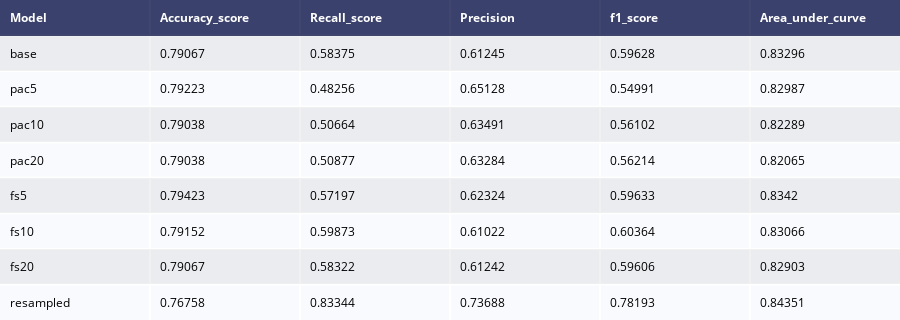

Here is the notebook cell this chart was saved with:
### Code cell
data_preprocess_test(decision_tree)

### Figure 1 — Plotly figure (JSON) as saved in the notebook; plotly's stock layout.template omitted (floating-point values rounded to 4 significant figures)
{"data": [{"colorscale": [[0, "#00083e"], [0.5, "#ededee"], [1, "#ffffff"]], "hoverinfo": "none", "opacity": 0.75, "showscale": false, "type": "heatmap", "z": [[0, 0, 0, 0, 0, 0], [0.5, 0.5, 0.5, 0.5, 0.5, 0.5], [1, 1, 1, 1, 1, 1], [0.5, 0.5, 0.5, 0.5, 0.5, 0.5], [1, 1, 1, 1, 1, 1], [0.5, 0.5, 0.5, 0.5, 0.5, 0.5], [1, 1, 1, 1, 1, 1], [0.5, 0.5, 0.5, 0.5, 0.5, 0.5], [1, 1, 1, 1, 1, 1]]}], "layout": {"annotations": [{"align": "left", "font": {"color": "#ffffff"}, "showarrow": false, "text": "<b>Model</b>", "x": -0.45, "xanchor": "left", "xref": "x", "y": 0, "yref": "y"}, {"align": "left", "font": {"color": "#ffffff"}, "showarrow": false, "text": "<b>Accuracy_score</b>", "x": 0.55, "xanchor": "left", "xref": "x", "y": 0, "yref": "y"}, {"align": "left", "font": {"color": "#ffffff"}, "showarrow": false, "text": "<b>Recall_score</b>", "x": 1.55, "xanchor": "left", "xref": "x", "y": 0, "yref": "y"}, {"align": "left", "font": {"color": "#ffffff"}, "showarrow": false, "text": "<b>Precision</b>", "x": 2.55, "xanchor": "left", "xref": "x", "y": 0, "yref": "y"}, {"align": "left", "font": {"color": "#ffffff"}, "showarrow": false, "text": "<b>f1_score</b>", "x": 3.55, "xanchor": "left", "xref": "x", "y": 0, "yref": "y"}, {"align": "left", "font": {"color": "#ffffff"}, "showarrow": false, "text": "<b>Area_under_curve</b>", "x": 4.55, "xanchor": "left", "xref": "x", "y": 0, "yref": "y"}, {"align": "left", "font": {"color": "#000000"}, "showarrow": false, "text": "base", "x": -0.45, "xanchor": "left", "xref": "x", "y": 1, "yref": "y"}, {"align": "left", "font": {"color": "#000000"}, "showarrow": false, "text": "0.79067", "x": 0.55, "xanchor": "left", "xref": "x", "y": 1, "yref": "y"}, {"align": "left", "font": {"color": "#000000"}, "showarrow": false, "text": "0.58375", "x": 1.55, "xanchor": "left", "xref": "x", "y": 1, "yref": "y"}, {"align": "left", "font": {"color": "#000000"}, "showarrow": false, "text": "0.61245", "x": 2.55, "xanchor": "left", "xref": "x", "y": 1, "yref": "y"}, {"align": "left", "font": {"color": "#000000"}, "showarrow": false, "text": "0.59628", "x": 3.55, "xanchor": "left", "xref": "x", "y": 1, "yref": "y"}, {"align": "left", "font": {"color": "#000000"}, "showarrow": false, "text": "0.83296", "x": 4.55, "xanchor": "left", "xref": "x", "y": 1, "yref": "y"}, {"align": "left", "font": {"color": "#000000"}, "showarrow": false, "text": "pac5", "x": -0.45, "xanchor": "left", "xref": "x", "y": 2, "yref": "y"}, {"align": "left", "font": {"color": "#000000"}, "showarrow": false, "text": "0.79223", "x": 0.55, "xanchor": "left", "xref": "x", "y": 2, "yref": "y"}, {"align": "left", "font": {"color": "#000000"}, "showarrow": false, "text": "0.48256", "x": 1.55, "xanchor": "left", "xref": "x", "y": 2, "yref": "y"}, {"align": "left", "font": {"color": "#000000"}, "showarrow": false, "text": "0.65128", "x": 2.55, "xanchor": "left", "xref": "x", "y": 2, "yref": "y"}, {"align": "left", "font": {"color": "#000000"}, "showarrow": false, "text": "0.54991", "x": 3.55, "xanchor": "left", "xref": "x", "y": 2, "yref": "y"}, {"align": "left", "font": {"color": "#000000"}, "showarrow": false, "text": "0.82987", "x": 4.55, "xanchor": "left", "xref": "x", "y": 2, "yref": "y"}, {"align": "left", "font": {"color": "#000000"}, "showarrow": false, "text": "pac10", "x": -0.45, "xanchor": "left", "xref": "x", "y": 3, "yref": "y"}, {"align": "left", "font": {"color": "#000000"}, "showarrow": false, "text": "0.79038", "x": 0.55, "xanchor": "left", "xref": "x", "y": 3, "yref": "y"}, {"align": "left", "font": {"color": "#000000"}, "showarrow": false, "text": "0.50664", "x": 1.55, "xanchor": "left", "xref": "x", "y": 3, "yref": "y"}, {"align": "left", "font": {"color": "#000000"}, "showarrow": false, "text": "0.63491", "x": 2.55, "xanchor": "left", "xref": "x", "y": 3, "yref": "y"}, {"align": "left", "font": {"color": "#000000"}, "showarrow": false, "text": "0.56102", "x": 3.55, "xanchor": "left", "xref": "x", "y": 3, "yref": "y"}, {"align": "left", "font": {"color": "#000000"}, "showarrow": false, "text": "0.82289", "x": 4.55, "xanchor": "left", "xref": "x", "y": 3, "yref": "y"}, {"align": "left", "font": {"color": "#000000"}, "showarrow": false, "text": "pac20", "x": -0.45, "xanchor": "left", "xref": "x", "y": 4, "yref": "y"}, {"align": "left", "font": {"color": "#000000"}, "showarrow": false, "text": "0.79038", "x": 0.55, "xanchor": "left", "xref": "x", "y": 4, "yref": "y"}, {"align": "left", "font": {"color": "#000000"}, "showarrow": false, "text": "0.50877", "x": 1.55, "xanchor": "left", "xref": "x", "y": 4, "yref": "y"}, {"align": "left", "font": {"color": "#000000"}, "showarrow": false, "text": "0.63284", "x": 2.55, "xanchor": "left", "xref": "x", "y": 4, "yref": "y"}, {"align": "left", "font": {"color": "#000000"}, "showarrow": false, "text": "0.56214", "x": 3.55, "xanchor": "left", "xref": "x", "y": 4, "yref": "y"}, {"align": "left", "font": {"color": "#000000"}, "showarrow": false, "text": "0.82065", "x": 4.55, "xanchor": "left", "xref": "x", "y": 4, "yref": "y"}, {"align": "left", "font": {"color": "#000000"}, "showarrow": false, "text": "fs5", "x": -0.45, "xanchor": "left", "xref": "x", "y": 5, "yref": "y"}, {"align": "left", "font": {"color": "#000000"}, "showarrow": false, "text": "0.79423", "x": 0.55, "xanchor": "left", "xref": "x", "y": 5, "yref": "y"}, {"align": "left", "font": {"color": "#000000"}, "showarrow": false, "text": "0.57197", "x": 1.55, "xanchor": "left", "xref": "x", "y": 5, "yref": "y"}, {"align": "left", "font": {"color": "#000000"}, "showarrow": false, "text": "0.62324", "x": 2.55, "xanchor": "left", "xref": "x", "y": 5, "yref": "y"}, {"align": "left", "font": {"color": "#000000"}, "showarrow": false, "text": "0.59633", "x": 3.55, "xanchor": "left", "xref": "x", "y": 5, "yref": "y"}, {"align": "left", "font": {"color": "#000000"}, "showarrow": false, "text": "0.8342", "x": 4.55, "xanchor": "left", "xref": "x", "y": 5, "yref": "y"}, {"align": "left", "font": {"color": "#000000"}, "showarrow": false, "text": "fs10", "x": -0.45, "xanchor": "left", "xref": "x", "y": 6, "yref": "y"}, {"align": "left", "font": {"color": "#000000"}, "showarrow": false, "text": "0.79152", "x": 0.55, "xanchor": "left", "xref": "x", "y": 6, "yref": "y"}, {"align": "left", "font": {"color": "#000000"}, "showarrow": false, "text": "0.59873", "x": 1.55, "xanchor": "left", "xref": "x", "y": 6, "yref": "y"}, {"align": "left", "font": {"color": "#000000"}, "showarrow": false, "text": "0.61022", "x": 2.55, "xanchor": "left", "xref": "x", "y": 6, "yref": "y"}, {"align": "left", "font": {"color": "#000000"}, "showarrow": false, "text": "0.60364", "x": 3.55, "xanchor": "left", "xref": "x", "y": 6, "yref": "y"}, {"align": "left", "font": {"color": "#000000"}, "showarrow": false, "text": "0.83066", "x": 4.55, "xanchor": "left", "xref": "x", "y": 6, "yref": "y"}, {"align": "left", "font": {"color": "#000000"}, "showarrow": false, "text": "fs20", "x": -0.45, "xanchor": "left", "xref": "x", "y": 7, "yref": "y"}, {"align": "left", "font": {"color": "#000000"}, "showarrow": false, "text": "0.79067", "x": 0.55, "xanchor": "left", "xref": "x", "y": 7, "yref": "y"}, {"align": "left", "font": {"color": "#000000"}, "showarrow": false, "text": "0.58322", "x": 1.55, "xanchor": "left", "xref": "x", "y": 7, "yref": "y"}, {"align": "left", "font": {"color": "#000000"}, "showarrow": false, "text": "0.61242", "x": 2.55, "xanchor": "left", "xref": "x", "y": 7, "yref": "y"}, {"align": "left", "font": {"color": "#000000"}, "showarrow": false, "text": "0.59606", "x": 3.55, "xanchor": "left", "xref": "x", "y": 7, "yref": "y"}, {"align": "left", "font": {"color": "#000000"}, "showarrow": false, "text": "0.82903", "x": 4.55, "xanchor": "left", "xref": "x", "y": 7, "yref": "y"}, {"align": "left", "font": {"color": "#000000"}, "showarrow": false, "text": "resampled", "x": -0.45, "xanchor": "left", "xref": "x", "y": 8, "yref": "y"}, {"align": "left", "font": {"color": "#000000"}, "showarrow": false, "text": "0.76758", "x": 0.55, "xanchor": "left", "xref": "x", "y": 8, "yref": "y"}, {"align": "left", "font": {"color": "#000000"}, "showarrow": false, "text": "0.83344", "x": 1.55, "xanchor": "left", "xref": "x", "y": 8, "yref": "y"}, {"align": "left", "font": {"color": "#000000"}, "showarrow": false, "text": "0.73688", "x": 2.55, "xanchor": "left", "xref": "x", "y": 8, "yref": "y"}, {"align": "left", "font": {"color": "#000000"}, "showarrow": false, "text": "0.78193", "x": 3.55, "xanchor": "left", "xref": "x", "y": 8, "yref": "y"}, {"align": "left", "font": {"color": "#000000"}, "showarrow": false, "text": "0.84351", "x": 4.55, "xanchor": "left", "xref": "x", "y": 8, "yref": "y"}], "height": 320, "margin": {"b": 0, "l": 0, "r": 0, "t": 0}, "xaxis": {"dtick": 1, "gridwidth": 2, "showticklabels": false, "tick0": -0.5, "ticks": "", "zeroline": false}, "yaxis": {"autorange": "reversed", "dtick": 1, "gridwidth": 2, "showticklabels": false, "tick0": 0.5, "ticks": "", "zeroline": false}}}
